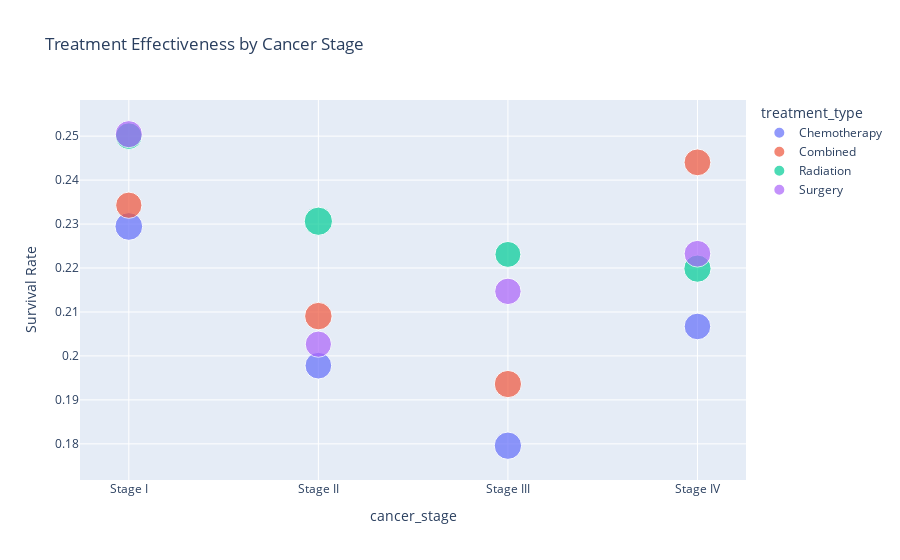

This figure's notebook cell:
### Markdown cell above
## 2. Treatment Effectiveness Analysis

### Code cell
# Calculate survival rates by treatment type and cancer stage
treatment_effectiveness = df.groupby(['treatment_type', 'cancer_stage'])['survived'].agg(['mean', 'count']).reset_index()
treatment_effectiveness.columns = ['treatment_type', 'cancer_stage', 'survival_rate', 'patient_count']

# Create bubble chart
fig = px.scatter(treatment_effectiveness,
                x='cancer_stage',
                y='survival_rate',
                size='patient_count',
                color='treatment_type',
                title='Treatment Effectiveness by Cancer Stage',
                labels={'survival_rate': 'Survival Rate'},
                hover_data=['patient_count'])

fig.show()

### Figure 1 — Plotly figure (JSON) as saved in the notebook; plotly's stock layout.template omitted (floating-point values rounded to 4 significant figures)
{"data": [{"customdata": [[584], [541], [568], [537]], "hovertemplate": "treatment_type=Chemotherapy<br>cancer_stage=%{x}<br>Survival Rate=%{y}<br>patient_count=%{customdata[0]}<extra></extra>", "legendgroup": "Chemotherapy", "marker": {"color": "#636efa", "size": [584, 541, 568, 537], "sizemode": "area", "sizeref": 1.518, "symbol": "circle"}, "mode": "markers", "name": "Chemotherapy", "orientation": "v", "showlegend": true, "type": "scatter", "x": ["Stage I", "Stage II", "Stage III", "Stage IV"], "xaxis": "x", "y": [0.2295, 0.1978, 0.1796, 0.2067], "yaxis": "y"}, {"customdata": [[525], [574], [563], [545]], "hovertemplate": "treatment_type=Combined<br>cancer_stage=%{x}<br>Survival Rate=%{y}<br>patient_count=%{customdata[0]}<extra></extra>", "legendgroup": "Combined", "marker": {"color": "#EF553B", "size": [525, 574, 563, 545], "sizemode": "area", "sizeref": 1.518, "symbol": "circle"}, "mode": "markers", "name": "Combined", "orientation": "v", "showlegend": true, "type": "scatter", "x": ["Stage I", "Stage II", "Stage III", "Stage IV"], "xaxis": "x", "y": [0.2343, 0.2091, 0.1936, 0.244], "yaxis": "y"}, {"customdata": [[540], [607], [511], [564]], "hovertemplate": "treatment_type=Radiation<br>cancer_stage=%{x}<br>Survival Rate=%{y}<br>patient_count=%{customdata[0]}<extra></extra>", "legendgroup": "Radiation", "marker": {"color": "#00cc96", "size": [540, 607, 511, 564], "sizemode": "area", "sizeref": 1.518, "symbol": "circle"}, "mode": "markers", "name": "Radiation", "orientation": "v", "showlegend": true, "type": "scatter", "x": ["Stage I", "Stage II", "Stage III", "Stage IV"], "xaxis": "x", "y": [0.25, 0.2306, 0.2231, 0.2199], "yaxis": "y"}, {"customdata": [[559], [523], [531], [542]], "hovertemplate": "treatment_type=Surgery<br>cancer_stage=%{x}<br>Survival Rate=%{y}<br>patient_count=%{customdata[0]}<extra></extra>", "legendgroup": "Surgery", "marker": {"color": "#ab63fa", "size": [559, 523, 531, 542], "sizemode": "area", "sizeref": 1.518, "symbol": "circle"}, "mode": "markers", "name": "Surgery", "orientation": "v", "showlegend": true, "type": "scatter", "x": ["Stage I", "Stage II", "Stage III", "Stage IV"], "xaxis": "x", "y": [0.2504, 0.2027, 0.2147, 0.2232], "yaxis": "y"}], "layout": {"legend": {"itemsizing": "constant", "title": {"text": "treatment_type"}, "tracegroupgap": 0}, "title": {"text": "Treatment Effectiveness by Cancer Stage"}, "xaxis": {"anchor": "y", "domain": [0, 1], "title": {"text": "cancer_stage"}}, "yaxis": {"anchor": "x", "domain": [0, 1], "title": {"text": "Survival Rate"}}}}
